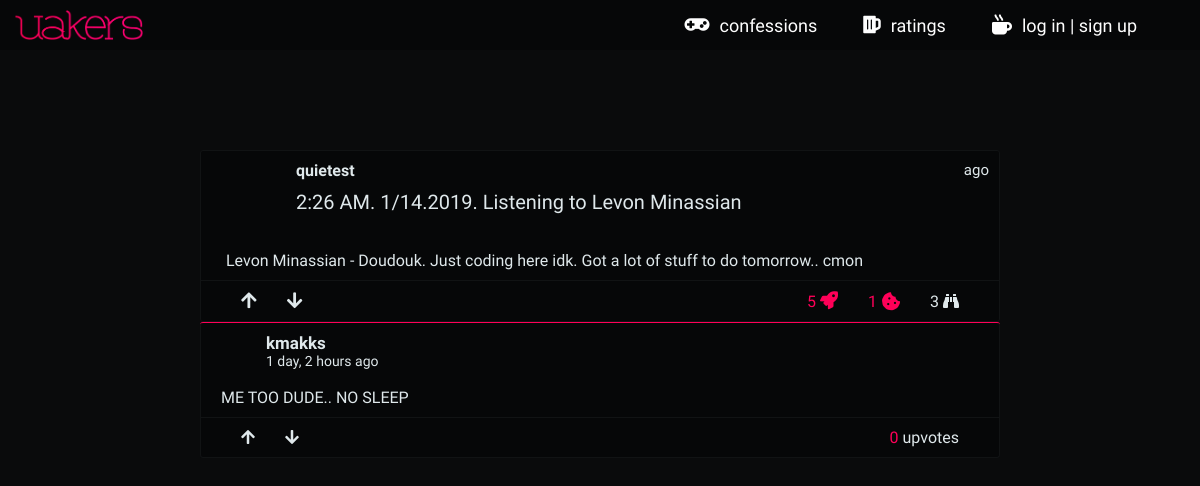
The app's page /confession/226-am-1142019-listening-to-levon-minassian with its own data.
### home/models.py (models this page shows, shortened)
class Confessions(models.Model):
    confession_author       = models.ForeignKey(UserProfile, on_delete=models.CASCADE)
    confession_title        = models.CharField(max_length=100)
    confession_body         = models.TextField(blank=False, null=False)
    confession_upvotes      = models.ManyToManyField(UserProfile, related_name='confession_upvotes', blank=True)
    confession_downvotes    = models.ManyToManyField(UserProfile, related_name='confession_downvotes', blank=True)
    confession_upvotes_int  = models.IntegerField(default=0)
    confession_views        = models.IntegerField(default=0)
    date_created_at         = models.DateTimeField(auto_now_add=True)
    confession_updated_at   = models.DateTimeField(auto_now=True)
    confession_slug         = models.SlugField(blank=True, max_length=900)
    def save(self, *args, **kwargs):
        ctitle = self.confession_title
        if not self.id:
            if Confessions.objects.filter(confession_slug=slugify(ctitle)).exists():
                count = Confessions.objects.filter(confession_slug__startswith=slugify(ctitle)).exclude(pk=self.id).count()
                self.confession_slug = slugify(ctitle + str(count))
            else:
                self.confession_slug = slugify(ctitle)
        super(Confessions, self).save(*args, **kwargs)

class UserProfile(AbstractUser):
    profile_year            = models.CharField(max_length=2, choices=YCHOICES)
    profile_sex             = models.CharField(max_length=1, choices=SCHOICES)
    profile_image           = models.CharField(max_length=700, blank=True)
    profile_slug            = models.SlugField(blank=True, max_length=900)
    profile_song            = models.CharField(max_length=300, blank=True, null=True)

class ConfessionComment(models.Model):
    comment_confession      = models.ForeignKey(Confessions, on_delete=models.CASCADE)
    comment_author          = models.ForeignKey(UserProfile, on_delete=models.CASCADE)
    comment_body            = models.TextField(blank=False, null=False)
    comment_created_at      = models.DateTimeField(auto_now_add=True)
    comment_upvotes_int     = models.IntegerField(default=0)
    comment_upvotes         = models.ManyToManyField(UserProfile, related_name='comment_upvotes', blank=True)
    comment_downvotes       = models.ManyToManyField(UserProfile, related_name='comment_downvotes', blank=True)
    comment_slug            = models.SlugField(blank=True, max_length=900)

### home/views.py (the view, shortened to what this page needs)
# urls.py: path('confession/<str:confession_slug>', views.confession_view, name='confession_view'),
def confession_view(request, confession_slug):
    cookieset = 'viewed_confession' + confession_slug
    unique_confession = Confessions.objects.get(confession_slug=confession_slug)
    all_confession_comments = ConfessionComment.objects.filter(comment_confession=unique_confession).order_by('-comment_upvotes_int')[:50]
    if request.method == 'GET':
        co_form = ConfessionCommentForm()
    if cookieset in request.COOKIES:
        if request.COOKIES[cookieset] == 'yes':
            pass
        else:
            unique_confession.confession_views += 1;
            unique_confession.save()
    else:
        unique_confession.confession_views += 1;
        unique_confession.save()
    context = {
        'unique_confession': unique_confession,
        'all_confession_comments': all_confession_comments,
        'co_form': co_form,
    }
    response = render(request, 'home/confession_view.html', context)
    response.set_cookie(cookieset, 'yes')
    return response

### home/templates/home/confession_view.html (shortened to what this page needs)
{% extends 'base.html' %}
{% load static %}
{% block css %}
  <link rel="stylesheet" href="{% static 'home/css/confession_view.css' %}">
  <link rel="stylesheet" href="{% static 'home/css/confession_view900.css' %}" media="screen and (min-width: 0px) and (max-width: 900px)">
{% endblock %}
{% block body %}
  <div class="rest-div">
    <div class="rest-co">
      {% include 'home/confession_view_confession_box.html' %}
      <div class="co-comments">
        {% for comment in all_confession_comments %}
        {% include 'home/confession_view_confession_comment.html' %}
        {% endfor %}
      </div>
    </div>
  </div>
{% endblock %}

### home/templates/home/confession_view_confession_box.html
<div class="co-unique">
  <div class="co-up">
    <a href="{% url 'uprofile:profile_view' unique_confession.confession_author.profile_slug %}" class="co-photo-div">
      <div class="co-photo" style="background-image: url({{ unique_confession.confession_author.profile_image }})"></div>
    </a>
    <div class="co-meta-text">
      <div class="co-meta-usr-date">
        <span class="co-meta-usr">
          {{ unique_confession.confession_author.username }}
        </span>
        <span class="co-meta-date ff-num">
          {{ unique_confession.confession_created_at|timesince }} ago
        </span>
      </div>
      <div class="co-meta-title-div">
        <p class="co-meta-title">{{ unique_confession.confession_title }}</p>
      </div>
    </div>
  </div>
  <div class="co-down">
    {{ unique_confession.confession_body|linebreaks }}
  </div>
  <div class="co-rank">
    <div class="co-vote">
      <a class="co-upd co-upd-upvote co-anchor" href="{% url 'home:upvote_view' 'confession' unique_confession.confession_slug %}">
        <i class="fas fa-arrow-up co-upd-i co-i-upvote co-upvote-downvote-gylph {% if request.user in unique_confession.confession_upvotes.all %} co-upd-i-active {% endif %}"></i>
      </a>
      <a class="co-upd co-upd-downvote co-anchor" href="{% url 'home:downvote_view' 'confession' unique_confession.confession_slug %}">
        <i class="fas fa-arrow-down co-upd-i co-i-downvote co-upvote-downvote-gylph {% if request.user in unique_confession.confession_downvotes.all %} co-upd-i-active {% endif %}"></i>
      </a>
    </div>
    <div class="co-upd-info co-numbers">
      <p class="co-upd-iu co-upvote-par">
        <span class="ff-emp ff-num co-upvote-digit">{{ unique_confession.confession_upvotes_int }}</span>
        <i class="fas fa-rocket co-cai" data-title="upvotes"></i>
      </p>
      <div class="co-comment-announcer">
        <span class="co-cat-nr">{{ unique_confession.confessioncomment_set.count }}</span>
        <i class="fas fa-cookie-bite co-cai" data-title="comments"></i>
      </div>
      <p class="co-upd-iu">{{ unique_confession.confession_views }}
        <i class="fas fa-binoculars" data-title="views"></i>
      </p>
    </div>
  </div>
</div>

### home/templates/home/confession_view_confession_comment.html
<div class="comment-main">
  <div class="comment-up">
    <a href="{% url 'uprofile:profile_view' comment.comment_author.profile_slug %}" class="comment-photo-div">
      <div class="comment-photo" style="background-image: url({{ comment.comment_author.profile_image }})"></div>
    </a>
    <div class="comment-up-text">
      <p class="comment-up-username">
        {{ comment.comment_author.username }}
      </p>
      <p class="comment-up-date">
        {{ comment.comment_created_at|timesince }} ago
      </p>
    </div>
  </div>
  <div class="comment-down">
    <div class="comment-body">
      {{ comment.comment_body|linebreaks }}
    </div>
  </div>
  <div class="co-cm-rank">
    <div class="co-cm-functions">
      <a class="co-cm-a co-upd co-upd-upvote co-anchor" href="{% url 'home:upvote_view' 'comment' comment.comment_slug %}">
        <i class="fas fa-arrow-up co-upvote-downvote-gylph {% if request.user in comment.comment_upvotes.all %} co-upd-i-active {% endif %}"></i>
      </a>
      <a class="co-cm-a co-upd co-upd-downvote co-anchor" href="{% url 'home:downvote_view' 'comment' comment.comment_slug %}">
        <i class="fas fa-arrow-down co-upvote-downvote-gylph {% if request.user in comment.comment_downvotes.all %} co-upd-i-active {% endif %}"></i>
      </a>
    </div>
    <div class="co-cm-figures co-upd-info co-numbers">
      <p class='co-cm-f co-upvote-par'>
        <span class="ff-emp co-upvote-digit">{{ comment.comment_upvotes_int }}</span>
        {% if comment.comment_upvotes_int is 1 %} upvote {% else %} upvotes {% endif %}
      </p>
    </div>
  </div>
</div>

### home/static/base.css (style rules this page uses)
* { margin: 0; padding: 0; font-family: 'Oxygen', sans-serif; font-size: 16px; transition: all 0.2s ease-in-out; text-decoration: none; box-sizing: border-box; }
:root { --main-highlight-color: #ff0058; --darker-highlight-color: #D9004B; --opaque-highlight-color: rgba(255, 0, 88, 0.6); --secondary-highlight-color: #ff4021; --main-background-color: #0B0C0D; --opaque-main-background-color: rgba(11, 12, 13, 0.8); --darker-background-color: #060708; --upto-darker-background-color: #09090A; --lighter-background-color: #111314; --main-text-color: #fefefe; --soothed-text-color: #DFE8EB; --opaque-text-color: rgba(255, 255, 255, 0.7); }
body { background-color: var(--main-background-color); padding-top: 50px; }
a, a:link, a:visited, a:hover { text-decoration: none; }
.ff-num { font-family: 'Quicksand', sans-serif; }
[data-title]:after { content: attr(data-title); color: var(--soothed-text-color); padding: 5px 12px; background-color: var(--darker-background-color); border: 1px solid var(--lighter-background-color); position: absolute; bottom: 20px; right: -15px; opacity: 0; z-index: 99999; visibility: hidden; font-family: 'Oxygen', sans-serif; font-weight: 400; font-size: 16px; }
[data-title] { position: relative; }

### home/static/home/css/confession_view.css (style rules this page uses)
body { background-image: url('https://66.media.tumblr.com/b08695df17f02b0dbe3d6300a4116912/tumblr_ou4wr2TBMk1qke11oo1_500.gif'); background-position: center; background-size: 100%; background-repeat: repeat-y; }
.rest-div { box-sizing: border-box; padding: 100px 200px 100px 200px; }
.co-unique { background-color: var(--darker-background-color); border: 1px solid var(--lighter-background-color); overflow: hidden; border-radius: 3px; }
.co-up { display: flex; padding: 10px; }
.co-photo-div { box-sizing: border-box; padding-right: 10px; }
.co-photo { height: 70px; width: 70px; background-size: cover; background-position: center; border-top-left-radius: 5px; border-top-right-radius: 5px; border-bottom-left-radius: 5px; border-bottom-right-radius: 5px; }
.co-meta-text { flex: 1; padding-left: 5px; }
.co-meta-usr-date { display: flex; justify-content: space-between; width: 100%; color: var(--soothed-text-color); }
.co-meta-usr { font-weight: 700; }
.co-meta-date { font-size: 15px; }
.co-meta-title-div { padding-top: 10px; }
.co-meta-title { font-size: 20px; color: var(--soothed-text-color); }
.co-down { box-sizing: border-box; padding: 10px 30px 10px 25px; color: var(--soothed-text-color); font-size: 17px; }
.co-rank { display: flex; flex-direction: row; justify-content: space-between; align-items: center; padding: 10px 40px; border-top: 1px solid var(--lighter-background-color); }
.co-vote { height: 100%; display: flex; justify-content: center; align-items: center; }
.co-upd-i { color: var(--soothed-text-color); font-size: 18px; margin-right: 30px; cursor: pointer; }
.co-upd-info { height: 100%; display: flex; justify-content: center; align-items: center; }
.co-upd-iu { color: var(--soothed-text-color); font-size: 16px; margin-left: 30px; white-space: nowrap; }
.ff-emp { color: var(--main-highlight-color); }
.co-comment-announcer { display: flex; align-items: center; color: var(--soothed-text-color); margin-left: 30px; }
.co-cai { color: var(--main-highlight-color); font-size: 18px; }
.co-cat-nr { color: var(--main-highlight-color); margin-right: 5px; }
.co-comments { background-color: var(--darker-background-color); border-top: 1px solid var(--main-highlight-color); border-radius: 3px; }
.comment-main { box-sizing: border-box; border: 1px solid var(--lighter-background-color); border-top: none; border-radius: 3px; }
.comment-up { display: flex; padding: 10px; }
.comment-photo { height: 45px; width: 45px; background-size: cover; background-position: center; border-top-left-radius: 4px; border-top-right-radius: 4px; border-bottom-left-radius: 4px; border-bottom-right-radius: 4px; }
.comment-up-text { flex: 1; box-sizing: border-box; padding-left: 10px; }
.comment-up-username { color: var(--soothed-text-color); font-size: 17px; font-weight: 700; }
.comment-up-date { color: var(--soothed-text-color); font-size: 14px; }
.comment-body { box-sizing: border-box; color: var(--soothed-text-color); font-size: 14px; padding: 0 10px 10px 20px; }
.co-cm-rank { border-top: 1px solid var(--lighter-background-color); padding: 10px 40px; display: flex; justify-content: space-between; }
.co-cm-functions { display: flex; }
.co-cm-a { margin-right: 30px; color: var(--soothed-text-color); }
.co-cm-f { color: var(--soothed-text-color); }

### records on screen
Confessions: confession_author.username "quietest", confession_title "2:26 AM. 1/14.2019. Listening to Levon Minassian", confession_body "Levon Minassian - Doudouk. Just coding here idk. Got a lot of stuff to do tomorrow.. cmon", confession_upvotes_int "5", confessioncomment_set.count "1", confession_views "3"
ConfessionComment: comment_author.username "kmakks", comment_created_at "1 day, 2 hours", comment_body "ME TOO DUDE.. NO SLEEP", comment_upvotes_int "0"
